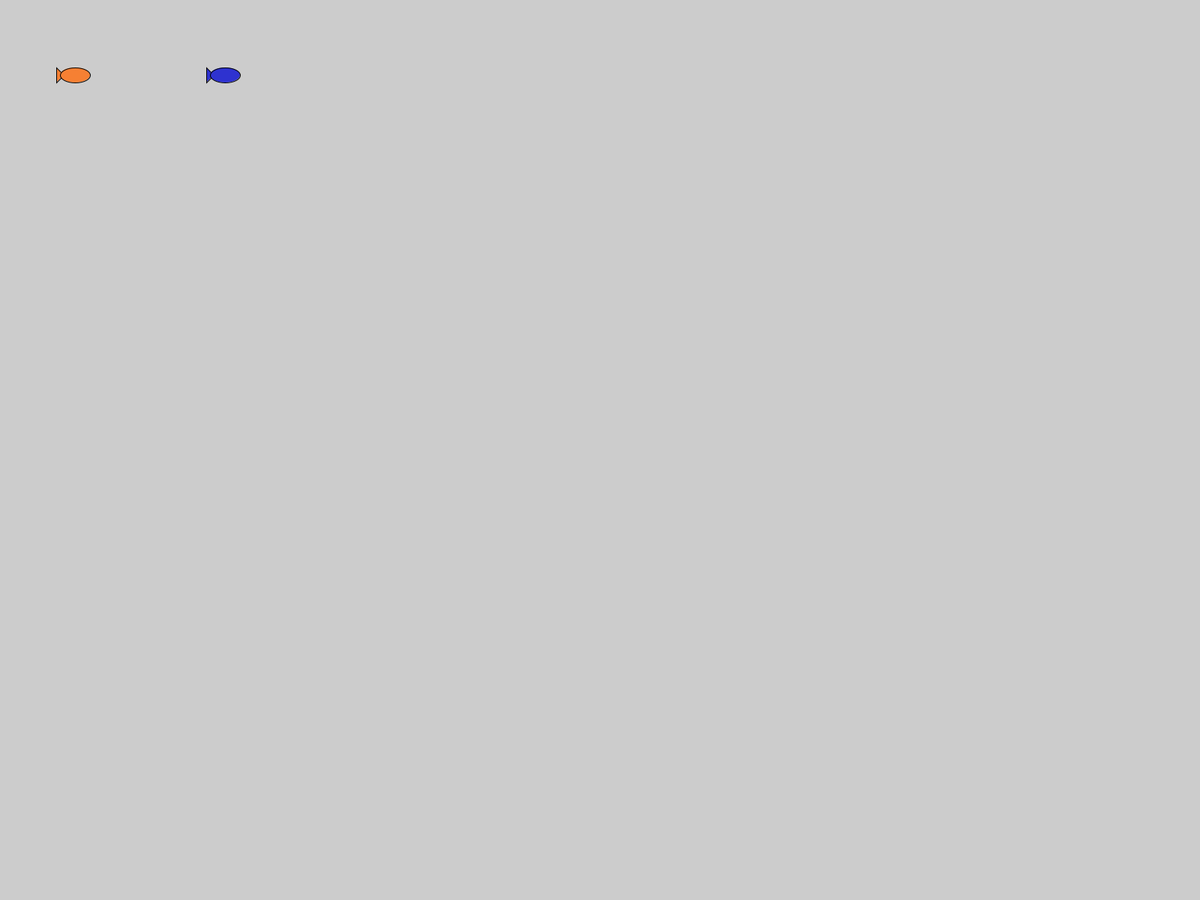
Frame 1 (no input)
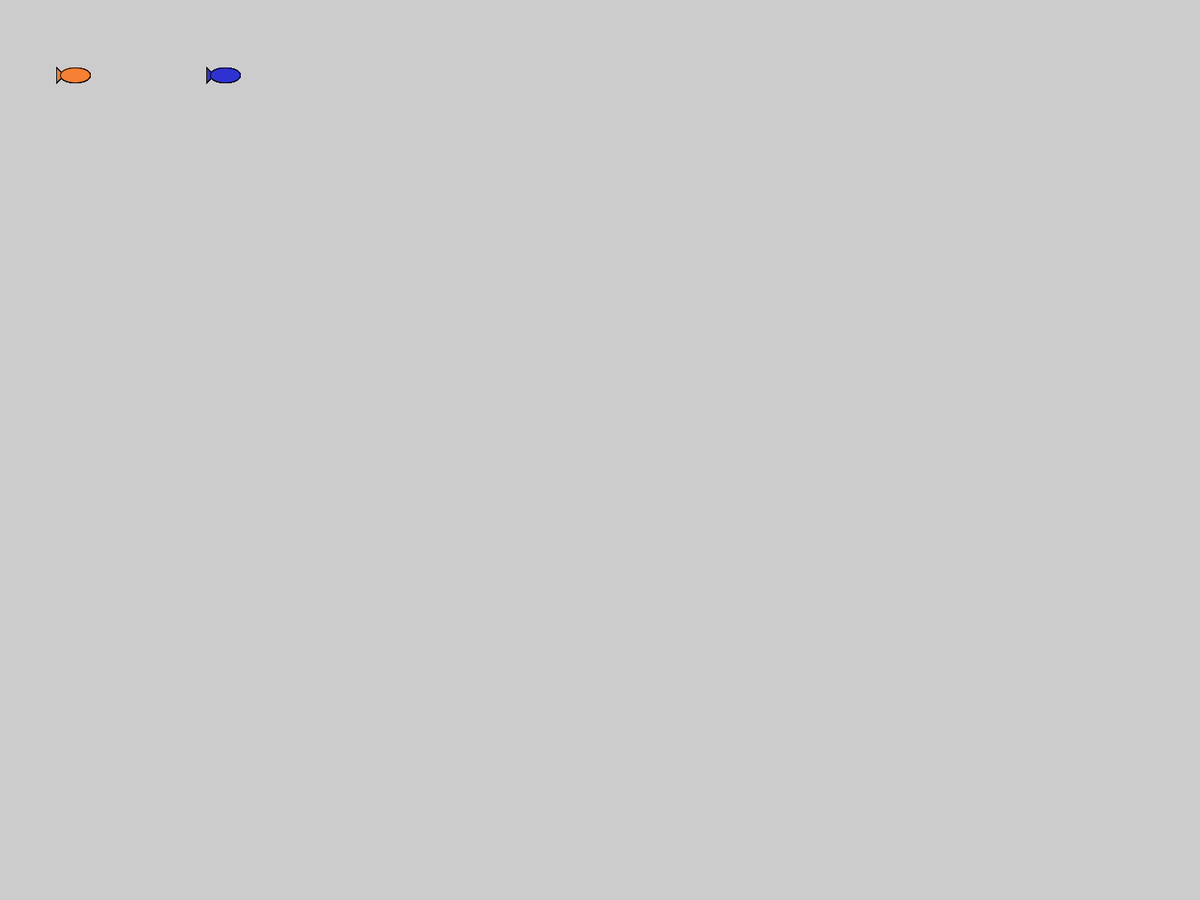
Frame 60 (the mouse pressed at the canvas centre just before this capture)
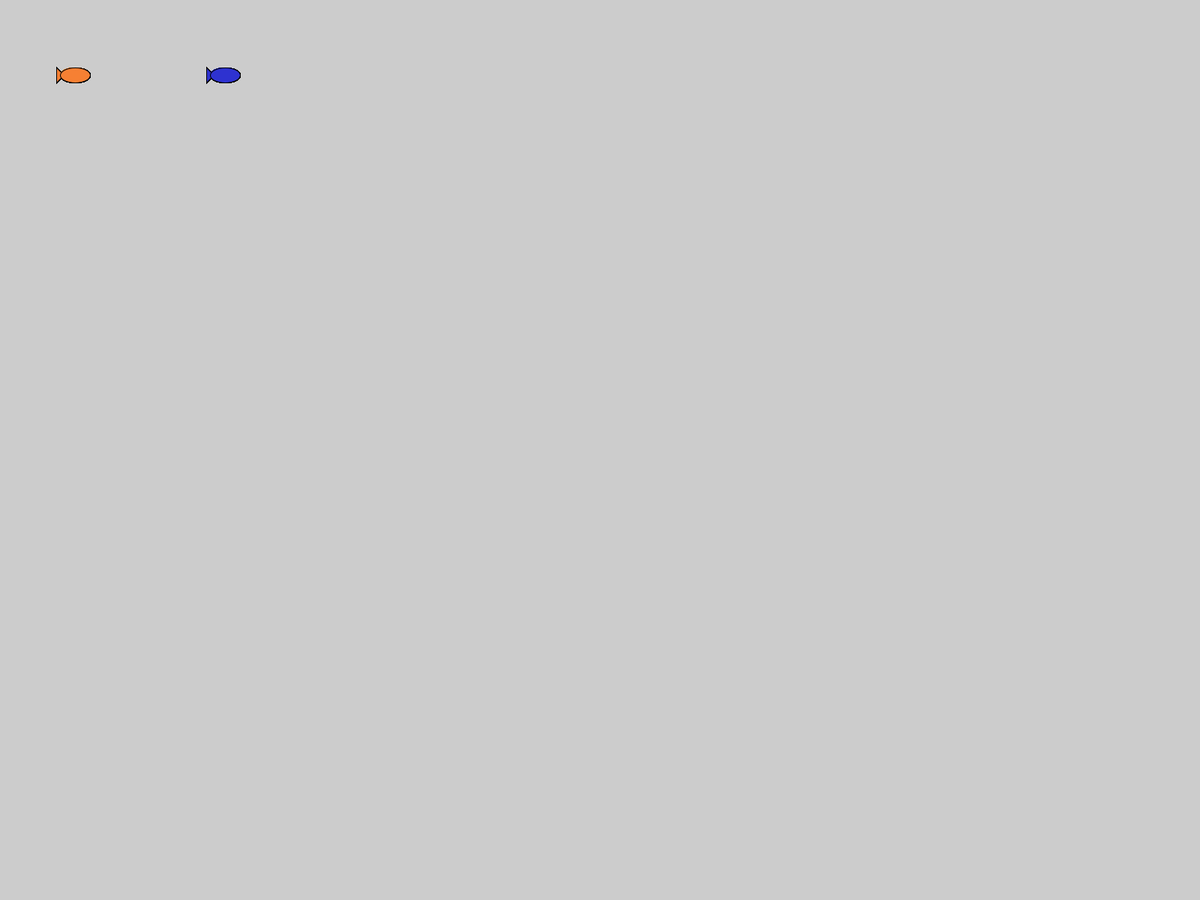
Frame 120 (the mouse held since frame 60 and released just before this capture)

The Processing sketch that drew these frames (run headless with seeded random() and noise(); from frame 60 on, the mouse is pressed at the canvas centre):

// Processing sketch: myclass
// ── myclass.pde
// Dichiarazione all'inizio del file, in modo che le variabili
// possano essere usate sia nella funzione setup() che nella funzione draw() 
Pesce nemo;
Pesce dory;

void setup() {
  fullScreen();
  // Assegnazione: creaiamo oggetti stampato con la formina Pesce
  nemo = new Pesce();
  dory = new Pesce();
}

void draw() {
  // Disegna il pesce usando la funzione dentro la formina
  // Il numero fra parentesi serve per disegnare il pesce
  // nella posizione indicata lungo l'asse x
  nemo.setColor(#F68033); //240,127,51
  nemo.disegna(0);
  dory.setColor(#2E32D0); //30,50,199
  dory.disegna(200);
}

// Crea lo "stampo" per il Pesce
class Pesce {
  // tutti i pesci hanno un colore
  // di default, i pesci sono bianchi
  int myColor = #FFFFFF;
  
  // funzione che mi permette di assegnare un colore diverso da quello
  // di default
  void setColor(int c) {
    myColor = c;
  }
  
  // disegno il pesce
  void disegna(int offset_x) {
    fill(myColor);
    triangle(offset_x+85, 100, offset_x+75, 90, offset_x+75, 110);
    ellipse(offset_x+100, 100, 40, 20);
  }
}
